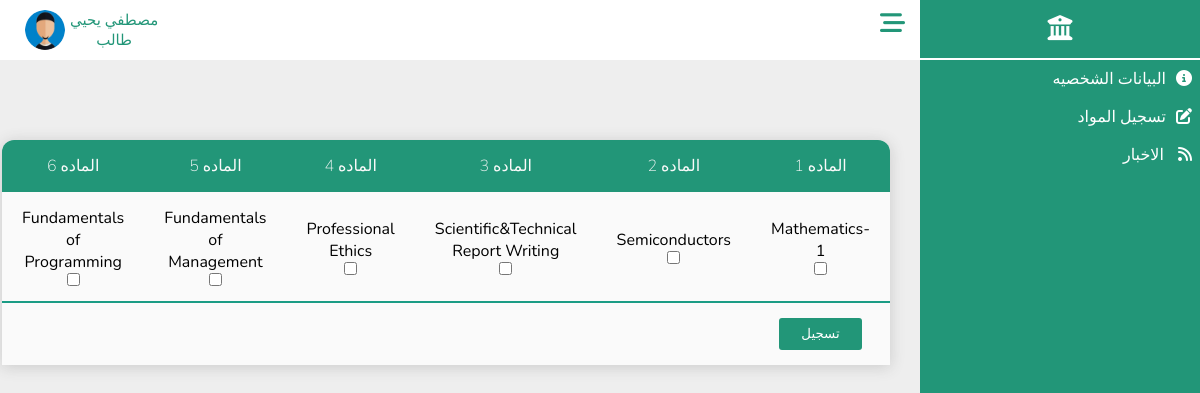
The page /Students/registration.php (signed in) on the database as committed earlier.
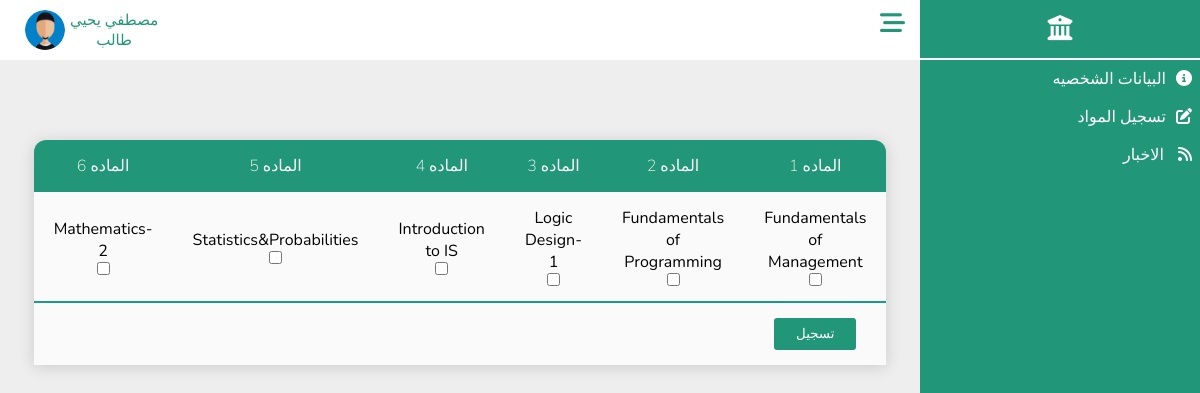
The same page on the database as committed later.
### tables this page shows
CREATE TABLE `course_registration` (
  `ID` int(11) NOT NULL,
  `Student_ID` int(11) NOT NULL,
  `Subject_Name` varchar(100) NOT NULL,
  `Registration` tinyint(1) NOT NULL,
  `Subject_Status` double NOT NULL
);

### Students/registration.php (the view, shortened to what this page needs)
<?php
include_once("../DataBase/database.php");
 $ID = $_SESSION['student_id'];
 $data=$con->query("SELECT * FROM `course_registration` WHERE Student_ID='$ID' and Registration=0 LIMIT 6");
 $data=$data->fetchAll(PDO::FETCH_ASSOC);
?>
<html lang="en">
<head>
    <link rel="stylesheet" href="../CssComponent/all.min.css">
    <link rel="stylesheet" href="../CssComponent/Info.css">
    <link rel="stylesheet" href="../CssComponent/Dashboard.css">
</head>
<body>
    <?php include_once("../Components/Dashboard.php") ?>
    <section class="section">
        <?php include_once("../Components/NavBar.php"); ?>
        <div class="container">
        <table>
        <form action="" method="POST">
        <thead>
          <tr>
            <?php
              $c=1;
            foreach($data as $s){
            ?>
            <th><label for="s<?Php echo $c;?>">الماده <?Php echo $c++;?></label></th>
           <?php
          }?>
          </tr>
        </thead>
        <tbody>
          <tr class="one">
           <?php
             $count=1;
            foreach($data as $d){
            ?>
          <td>
            <label for="s<?Php echo $count;?>" ><?php echo $d['Subject_Name']?> </label>
            <br>
           <input type="checkbox"  name="<?php echo $d['Subject_Name']?>"  id="s<?Php echo $count++;?>" value="<?php echo $d['Subject_Name']?>">
          </td>
           <?php }?>
          </tr>
        </tbody>
        <tfoot>
          <tr>
            <td>
              <input type="submit" value="تسجيل" name="regist">
            </td>
          </tr>
        </tfoot>
      </form>
      </table>
        </div>
    </section>
</body>
</html>

Rows that differ between the two databases and show on the page:
no longer on this page (row edited): course_registration: Subject_Name "Mathematics-1"
no longer on this page (row edited): course_registration: Subject_Name "Semiconductors"
no longer on this page (row edited): course_registration: Subject_Name "Scientific&Technical Report Writing"
no longer on this page (row edited): course_registration: Subject_Name "Professional Ethics"
now on this page (row unchanged): course_registration: Subject_Name "Logic Design-1"
now on this page (row unchanged): course_registration: Subject_Name "Introduction to IS"
now on this page (row unchanged): course_registration: Subject_Name "Statistics&Probabilities"
now on this page (row unchanged): course_registration: Subject_Name "Mathematics-2"
